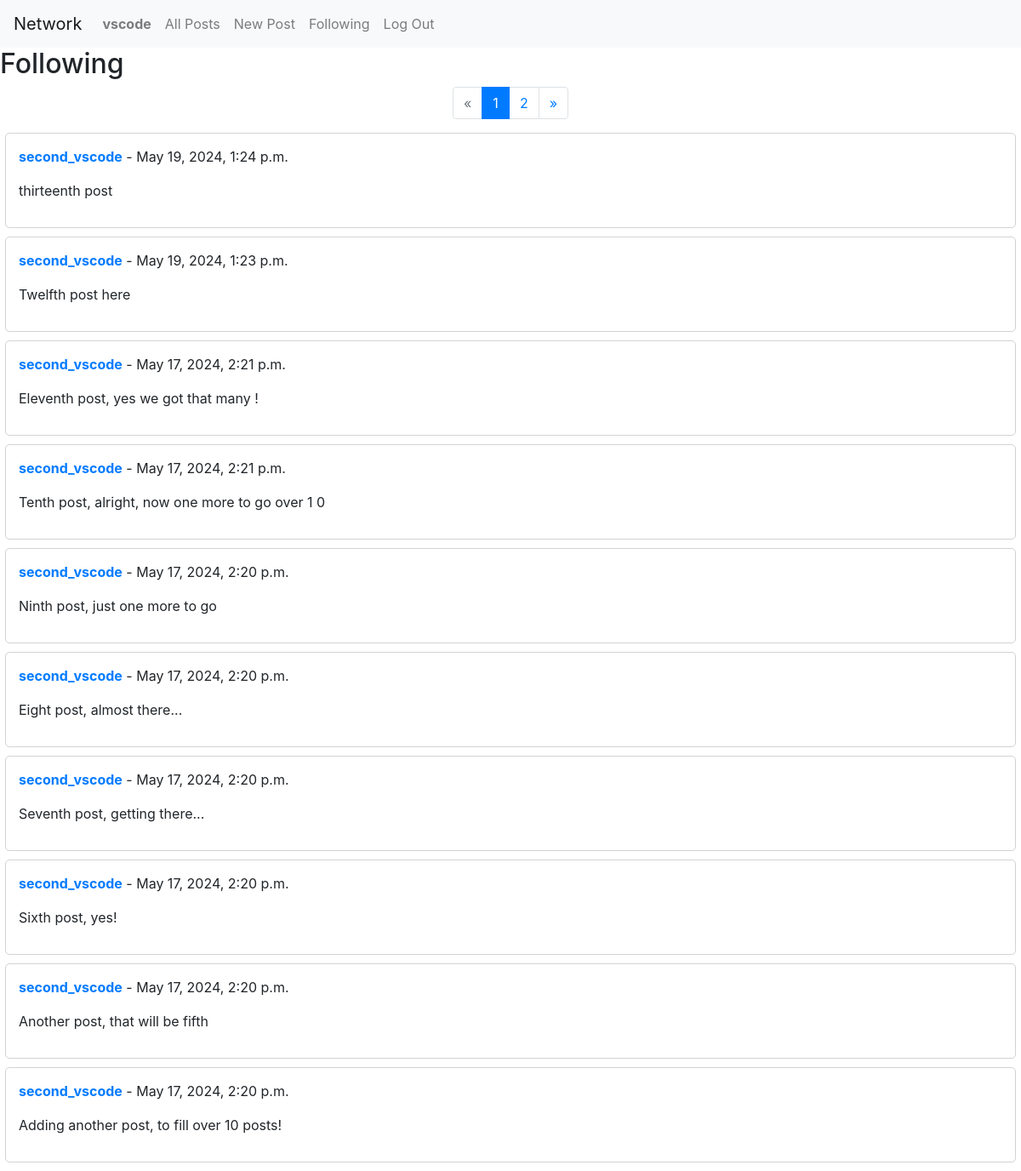
Page /following/ (signed in) on the committed database.
### network/models.py (models this page shows, shortened)
class User(AbstractUser):
    pass

class Post(models.Model):
    user = models.ForeignKey(User, on_delete=models.CASCADE, related_name='posts')
    content = models.TextField()
    timestamp = models.DateTimeField(auto_now_add=True)
    likes = models.ManyToManyField(User, related_name='liked_posts', blank=True)

### network/views.py (the view)
# urls.py: path("following/", views.following, name="following"),
@login_required
def following(request):
    followed_users = Following.objects.filter(user=request.user).values_list('followed_user', flat=True)
    posts_list = Post.objects.filter(user__in=followed_users).order_by('-timestamp')
    paginator = Paginator(posts_list, 10)  # Show 10 posts per page
    page_number = request.GET.get('page')  # Get page number from query parameters
    page_obj = paginator.get_page(page_number)
    return render(request, 'network/following.html', {'page_obj': page_obj})

### network/templates/network/following.html
{% extends "network/layout.html" %}
{% block body %}
    <h2>Following</h2>
    {% if page_obj.object_list %}
        {% if page_obj.has_other_pages %}
            <nav aria-label="Page navigation">
            <ul class="pagination justify-content-center">
                {% if page_obj.has_previous %}
                    <li class="page-item">
                        <a class="page-link" href="?page={{ page_obj.previous_page_number }}">&laquo;</a>
                    </li>
                {% else %}
                    <li class="page-item disabled">
                        <a class="page-link" href="#" tabindex="-1" aria-disabled="true">&laquo;</a>
                    </li>
                {% endif %}
                {% for i in page_obj.paginator.page_range %}
                    {% if page_obj.number == i %}
                        <li class="page-item active" aria-current="page">
                        <a class="page-link" href="#">{{ i }}</a>
                        </li>
                    {% else %}
                        <li class="page-item">
                        <a class="page-link" href="?page={{ i }}">{{ i }}</a>
                        </li>
                    {% endif %}
                {% endfor %}
                {% if page_obj.has_next %}
                    <li class="page-item">
                        <a class="page-link" href="?page={{ page_obj.next_page_number }}">&raquo;</a>
                    </li>
                {% else %}
                    <li class="page-item disabled">
                        <a class="page-link" href="#" tabindex="-1" aria-disabled="true">&raquo;</a>
                    </li>
                {% endif %}
            </ul>
            </nav>
        {% endif %}
        {% for post in page_obj %}
            <div class="post-container">
                <div class="post">
                    <p>
                        <strong><a href="{% url 'profile' post.user.username %}">
                            {{ post.user.username }}</a></strong>
                        - {{ post.timestamp }}
                    </p>
                    <p>{{ post.content }}</p>
                </div>
            </div>
        {% endfor %}
    {% else %}
        <p>You are not following any users yet.</p>
    {% endif %}
{% endblock %}

### network/templates/network/layout.html (shortened to what this page needs)
{% load static %}
<!DOCTYPE html>
<html lang="en">
    <head>
        <link rel="stylesheet" href="https://stackpath.bootstrapcdn.com/bootstrap/4.4.1/css/bootstrap.min.css">
        <link href="{% static 'network/styles.css' %}" rel="stylesheet">
    </head>
    <body>
        <nav class="navbar navbar-expand-lg navbar-light bg-light">
            <a class="navbar-brand" href="#">Network</a>
            <div>
              <ul class="navbar-nav mr-auto">
                {% if user.is_authenticated %}
                    <li class="nav-item">
                        <a class="nav-link" href="#"><strong>{{ user.username }}</strong></a>
                    </li>
                {% endif %}
                <li class="nav-item">
                  <a class="nav-link" href="{% url 'index' %}">All Posts</a>
                </li>
                {% if user.is_authenticated %}
                    <li class="nav-item">
                        <a class="nav-link" href="{% url 'new_post' %}">New Post</a>
                    </li>
                    <li class="nav-item">
                        <a class="nav-link" href="{% url 'following' %}">Following</a>
                    </li>
                    <li class="nav-item">
                        <a class="nav-link" href="{% url 'logout' %}">Log Out</a>
                    </li>
                {% endif %}
              </ul>
            </div>
          </nav>
        <div class="body">
            {% block body %}
            {% endblock %}
        </div>
    </body>
</html>

### network/static/network/styles.css (style rules this page uses)
.post { border: 1px solid lightgray; padding: 15px; margin-bottom: 10px; border-radius: 5px; max-width: 99vw; margin-left: auto; margin-right: auto; }

### rows in the picture
User: username "vscode"
Post: user.username "second_vscode", timestamp "May 19, 2024, 1:24 p.m.", content "thirteenth post"
Post: user.username "second_vscode", timestamp "May 19, 2024, 1:23 p.m.", content "Twelfth post here"
Post: user.username "second_vscode", timestamp "May 17, 2024, 2:21 p.m.", content "Eleventh post, yes we got that many !"
Post: user.username "second_vscode", timestamp "May 17, 2024, 2:21 p.m.", content "Tenth post, alright, now one more to go over 1 0"
Post: user.username "second_vscode", timestamp "May 17, 2024, 2:20 p.m.", content "Ninth post, just one more to go"
Post: user.username "second_vscode", timestamp "May 17, 2024, 2:20 p.m.", content "Eight post, almost there..."
Post: user.username "second_vscode", timestamp "May 17, 2024, 2:20 p.m.", content "Seventh post, getting there..."
Post: user.username "second_vscode", timestamp "May 17, 2024, 2:20 p.m.", content "Sixth post, yes!"
Post: user.username "second_vscode", timestamp "May 17, 2024, 2:20 p.m.", content "Another post, that will be fifth"
Post: user.username "second_vscode", timestamp "May 17, 2024, 2:20 p.m.", content "Adding another post, to fill over 10 posts!"

### other values in the picture
{{ i }} "1"
{{ i }} "2"
